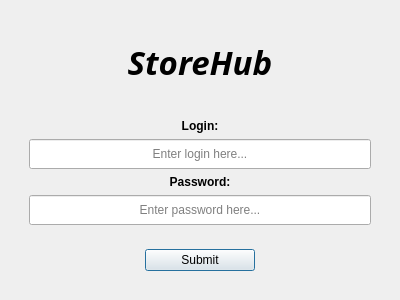
<?xml version="1.0" encoding="UTF-8"?>
<ui version="4.0">
 <class>Dialog</class>
 <widget class="QDialog" name="Dialog">
  <property name="geometry">
   <rect>
    <x>0</x>
    <y>0</y>
    <width>400</width>
    <height>300</height>
   </rect>
  </property>
  <property name="sizePolicy">
   <sizepolicy hsizetype="Fixed" vsizetype="Fixed">
    <horstretch>0</horstretch>
    <verstretch>0</verstretch>
   </sizepolicy>
  </property>
  <property name="windowTitle">
   <string>StoreHub</string>
  </property>
  <property name="accessibleName">
   <string/>
  </property>
  <property name="autoFillBackground">
   <bool>false</bool>
  </property>
  <property name="sizeGripEnabled">
   <bool>false</bool>
  </property>
  <property name="modal">
   <bool>false</bool>
  </property>
  <layout class="QVBoxLayout" name="centralLayout_2">
   <item>
    <widget class="QWidget" name="centralWidget" native="true">
     <layout class="QVBoxLayout" name="centralLayout">
      <item>
       <widget class="QLabel" name="titleLabel">
        <property name="sizePolicy">
         <sizepolicy hsizetype="Expanding" vsizetype="Preferred">
          <horstretch>0</horstretch>
          <verstretch>0</verstretch>
         </sizepolicy>
        </property>
        <property name="font">
         <font>
          <family>Arial Hebrew</family>
          <pointsize>25</pointsize>
          <italic>true</italic>
          <bold>true</bold>
          <stylestrategy>PreferAntialias</stylestrategy>
          <hintingpreference>PreferNoHinting</hintingpreference>
         </font>
        </property>
        <property name="layoutDirection">
         <enum>Qt::LayoutDirection::LeftToRight</enum>
        </property>
        <property name="autoFillBackground">
         <bool>false</bool>
        </property>
        <property name="text">
         <string>StoreHub</string>
        </property>
        <property name="textFormat">
         <enum>Qt::TextFormat::PlainText</enum>
        </property>
        <property name="scaledContents">
         <bool>false</bool>
        </property>
        <property name="alignment">
         <set>Qt::AlignmentFlag::AlignCenter</set>
        </property>
        <property name="textInteractionFlags">
         <set>Qt::TextInteractionFlag::NoTextInteraction</set>
        </property>
       </widget>
      </item>
      <item>
       <widget class="QWidget" name="topWidget" native="true">
        <layout class="QVBoxLayout" name="topLayout">
         <item>
          <widget class="QLabel" name="loginLabel">
           <property name="font">
            <font>
             <bold>true</bold>
            </font>
           </property>
           <property name="text">
            <string>Login:</string>
           </property>
           <property name="alignment">
            <set>Qt::AlignmentFlag::AlignCenter</set>
           </property>
           <property name="textInteractionFlags">
            <set>Qt::TextInteractionFlag::NoTextInteraction</set>
           </property>
          </widget>
         </item>
         <item>
          <widget class="QLineEdit" name="usernameInput">
           <property name="sizePolicy">
            <sizepolicy hsizetype="Expanding" vsizetype="Fixed">
             <horstretch>0</horstretch>
             <verstretch>0</verstretch>
            </sizepolicy>
           </property>
           <property name="minimumSize">
            <size>
             <width>300</width>
             <height>30</height>
            </size>
           </property>
           <property name="inputMask">
            <string/>
           </property>
           <property name="echoMode">
            <enum>QLineEdit::EchoMode::Normal</enum>
           </property>
           <property name="alignment">
            <set>Qt::AlignmentFlag::AlignCenter</set>
           </property>
           <property name="placeholderText">
            <string>Enter login here...</string>
           </property>
           <property name="clearButtonEnabled">
            <bool>true</bool>
           </property>
          </widget>
         </item>
         <item>
          <widget class="QLabel" name="passwordLabel">
           <property name="font">
            <font>
             <bold>true</bold>
            </font>
           </property>
           <property name="text">
            <string>Password:</string>
           </property>
           <property name="alignment">
            <set>Qt::AlignmentFlag::AlignCenter</set>
           </property>
          </widget>
         </item>
         <item>
          <widget class="QLineEdit" name="passwordInput">
           <property name="sizePolicy">
            <sizepolicy hsizetype="Expanding" vsizetype="Fixed">
             <horstretch>0</horstretch>
             <verstretch>0</verstretch>
            </sizepolicy>
           </property>
           <property name="minimumSize">
            <size>
             <width>300</width>
             <height>30</height>
            </size>
           </property>
           <property name="echoMode">
            <enum>QLineEdit::EchoMode::Password</enum>
           </property>
           <property name="alignment">
            <set>Qt::AlignmentFlag::AlignCenter</set>
           </property>
           <property name="placeholderText">
            <string>Enter password here...</string>
           </property>
           <property name="clearButtonEnabled">
            <bool>true</bool>
           </property>
          </widget>
         </item>
        </layout>
       </widget>
      </item>
      <item>
       <widget class="QWidget" name="bottomWidget" native="true">
        <property name="sizePolicy">
         <sizepolicy hsizetype="Preferred" vsizetype="Fixed">
          <horstretch>0</horstretch>
          <verstretch>0</verstretch>
         </sizepolicy>
        </property>
        <layout class="QHBoxLayout" name="bottomLayout">
         <item>
          <widget class="QPushButton" name="leftButton">
           <property name="text">
            <string/>
           </property>
           <property name="flat">
            <bool>true</bool>
           </property>
          </widget>
         </item>
         <item>
          <widget class="QPushButton" name="loginButton">
           <property name="text">
            <string>Submit</string>
           </property>
           <property name="default">
            <bool>true</bool>
           </property>
           <property name="flat">
            <bool>false</bool>
           </property>
          </widget>
         </item>
         <item>
          <widget class="QPushButton" name="rightButton">
           <property name="text">
            <string/>
           </property>
           <property name="flat">
            <bool>true</bool>
           </property>
          </widget>
         </item>
        </layout>
       </widget>
      </item>
     </layout>
    </widget>
   </item>
  </layout>
 </widget>
 <resources/>
 <connections/>
</ui>
